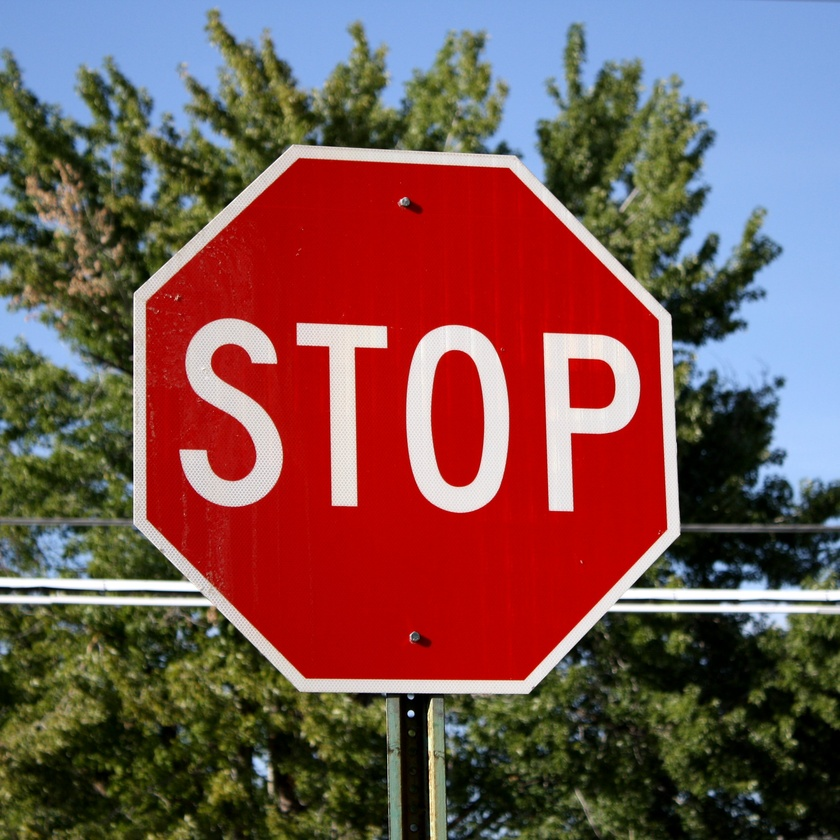
#> input picture natural_scene.jpg, 840 x 840 px, shrunk from 2592 x 2592 before the run
$ python text_clustering.py
#> lines starting #> are read from the running program, lines starting #| are printed output that depends on the picture
import cv2
from matplotlib import pyplot as plt
import numpy as np
from scipy import signal


## read image

img = cv2.imread('natural_scene.jpg',0)
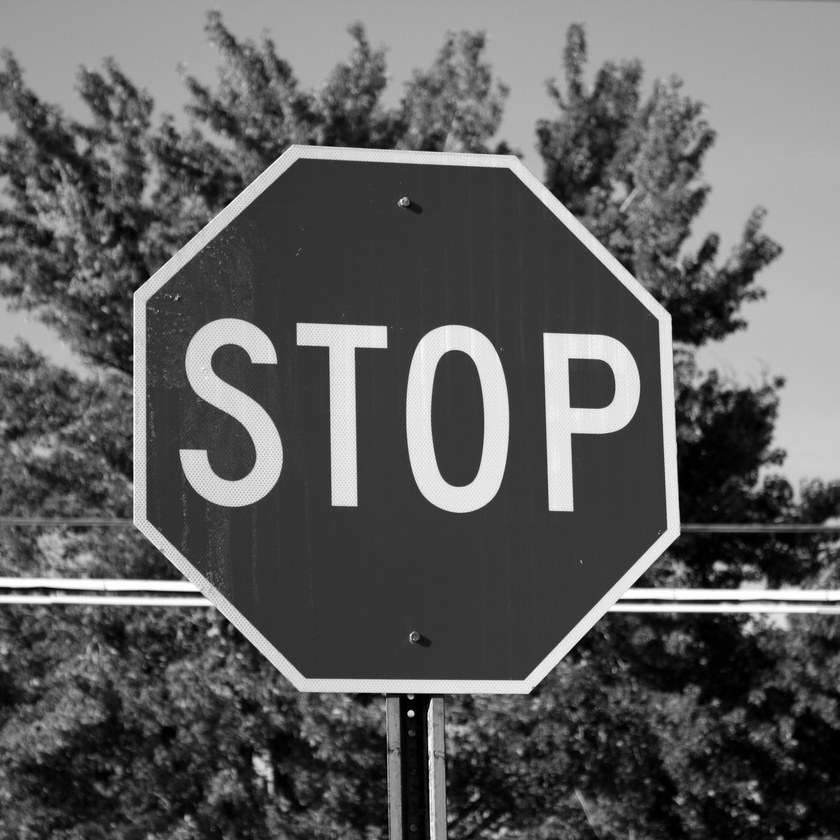
#> img: shape (840, 840); min 0, max 255, mean 94.3
freq_img = np.fft.fft2(img)


### applying gaussian blur to image

# create a 2D-gaussian kernel with the same size of the image
gaussian_kernel = np.outer(signal.gaussian(img.shape[0], 5), signal.gaussian(img.shape[1], 5))
gaussian_freq_kernel = np.fft.fft2(np.fft.ifftshift(gaussian_kernel))
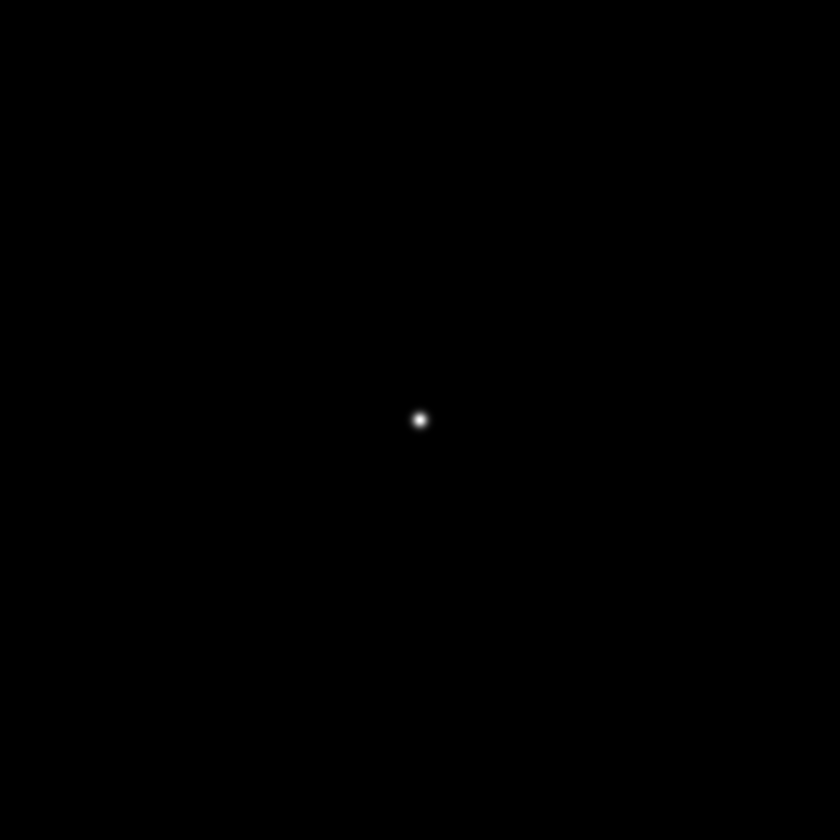
#> gaussian_kernel: shape (840, 840) float64; min 0, max 0.99, mean 0.000223

# create a 2D-gaussian kernel with the same size of the image
laplacian_kernel=np.array([[0, 1, 0],
                    [1,-4, 1],
                    [0, 1, 0]])


# enlarge the kernel to the shape of the image

padding = (img.shape[0] - laplacian_kernel.shape[0], img.shape[1] - laplacian_kernel.shape[1])  # total amount of padding
#> padding = (837, 837)
laplacian_kernel = np.pad(laplacian_kernel, (((padding[0]+1)//2, padding[0]//2), ((padding[1]+1)//2, padding[1]//2)), 'constant')
laplacian_freq_kernel = np.fft.fft2(np.fft.ifftshift(laplacian_kernel))

## multiplication in freq domain instead of convolution

filtered_img = laplacian_freq_kernel * gaussian_freq_kernel* freq_img
enhanced_img = np.real (np.fft.ifft2(filtered_img))
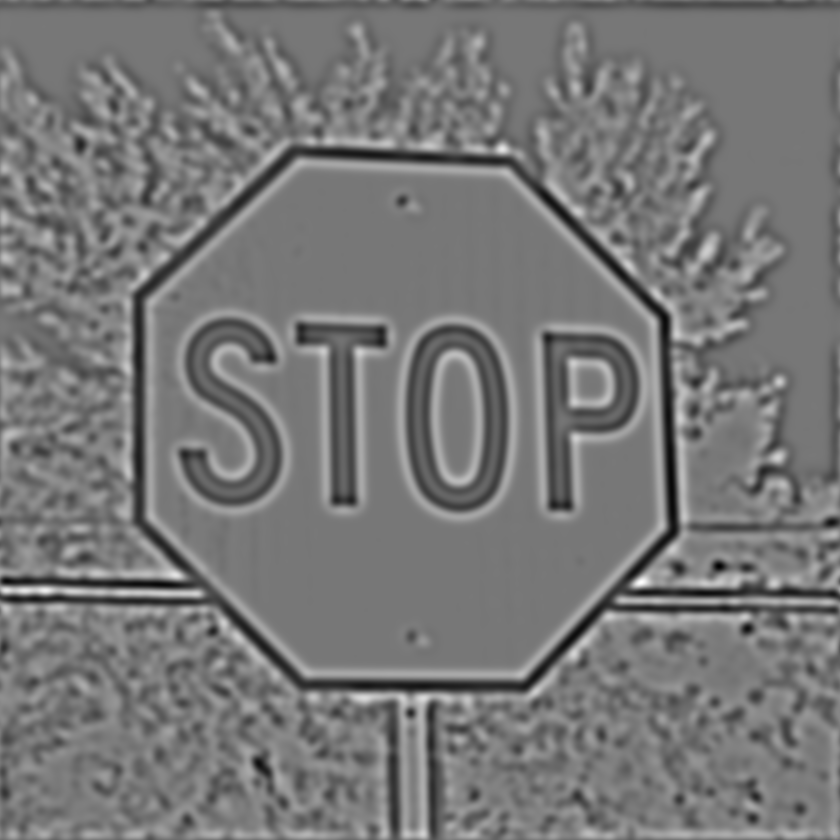
#> enhanced_img: shape (840, 840) float64; min -604.6, max 685.8, mean 0; drawn with min black and max white


# only for plotting
fshift = np.fft.fftshift(freq_img)
magnitude_spectrum_img = 20*np.log(np.abs(fshift))
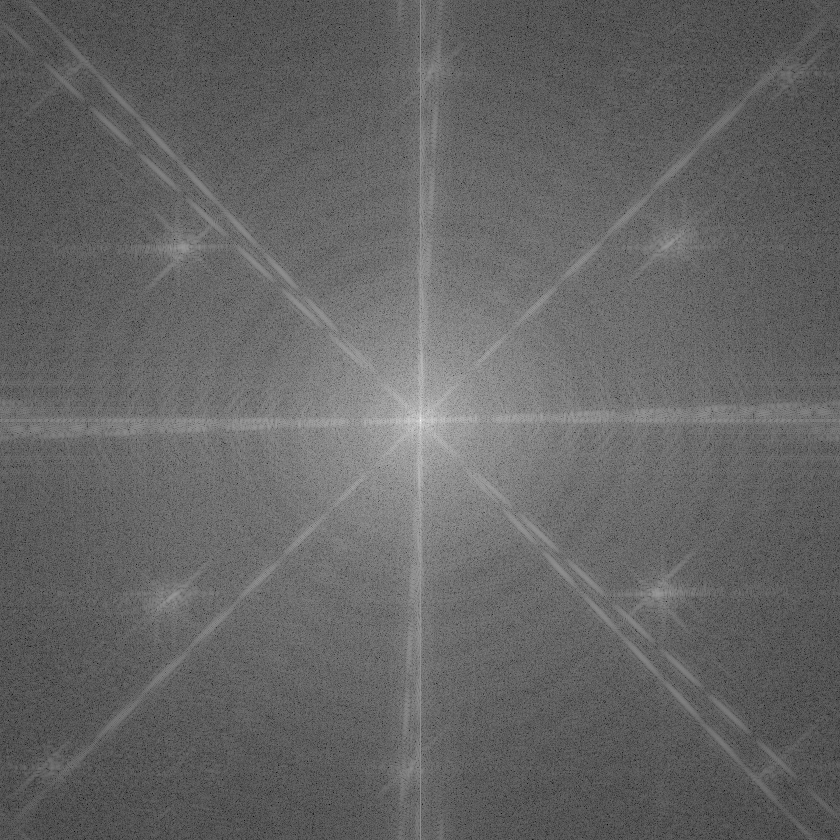
#> magnitude_spectrum_img: shape (840, 840) float64; min 27.25, max 360.3, mean 159.6; drawn with min black and max white
magnitude_spectrum_filter = 20*np.log(np.abs(laplacian_freq_kernel))

plt.subplot(321),plt.imshow(img, cmap = 'gray')
plt.title('Input Image in grayscale'), plt.xticks([]), plt.yticks([])
plt.subplot(322),plt.imshow(magnitude_spectrum_img, cmap = 'gray')
plt.title('Magnitude Spectrum of image'), plt.xticks([]), plt.yticks([])
plt.subplot(323),plt.imshow(magnitude_spectrum_filter,cmap = 'gray')
plt.title('Magnitude Spectrum of LoG'), plt.xticks([]), plt.yticks([])
plt.subplot(324),plt.imshow(enhanced_img,cmap = 'gray')
plt.title('Enhanced Image'), plt.xticks([]), plt.yticks([])


# reshape the image to a 2D array of pixels and 1 color value (BW)
pixel_values = enhanced_img.reshape((-1, 1))
# convert to float
pixel_values = np.float32(pixel_values)

# define stopping criteria
criteria = (cv2.TERM_CRITERIA_EPS + cv2.TERM_CRITERIA_MAX_ITER, 100, 0.2)

# number of clusters (K)
k = 2
_, labels, (centers) = cv2.kmeans(pixel_values, k, None, criteria, 10, cv2.KMEANS_RANDOM_CENTERS)
#> centers = [46.93, -170.4]

# flatten the center values array
center_values = centers.squeeze()
#> center_values = [46.93, -170.4]
# flatten the labels array
labels = labels.flatten()

## find cluster with larger mean and its label

text_cluster_center = np.max (center_values)
#> text_cluster_center = 46.93
text_cluster_label = np.where(center_values == center_values.max())
#> text_cluster_label = ([0],)

non_text_cluster_center = np.min (center_values)
#> non_text_cluster_center = -170.4
non_text_cluster_label = np.where(center_values == center_values.min())
#> non_text_cluster_label = ([1],)

### create black image to paint the white cluster pixels on
text_cluster_img = np.zeros([pixel_values.shape[0], pixel_values.shape[1]],dtype=np.uint8).flatten()
non_text_cluster_img = np.zeros([pixel_values.shape[0], pixel_values.shape[1]],dtype=np.uint8).flatten()

text_cluster_img [np.where (labels == text_cluster_label)[1]] = 255
non_text_cluster_img [np.where (labels == non_text_cluster_label)[1]]= 255

### reshape images to display

text_cluster_img = np.reshape(text_cluster_img, enhanced_img.shape)
non_text_cluster_img = np.reshape(non_text_cluster_img, enhanced_img.shape)


### display all images

plt.subplot(325),plt.imshow(text_cluster_img,cmap = 'gray')
plt.title('Text Cluster Image'), plt.xticks([]), plt.yticks([])

plt.subplot(326),plt.imshow(non_text_cluster_img,cmap = 'gray')
plt.title('Non -Text Cluster Image'), plt.xticks([]), plt.yticks([])

plt.show()
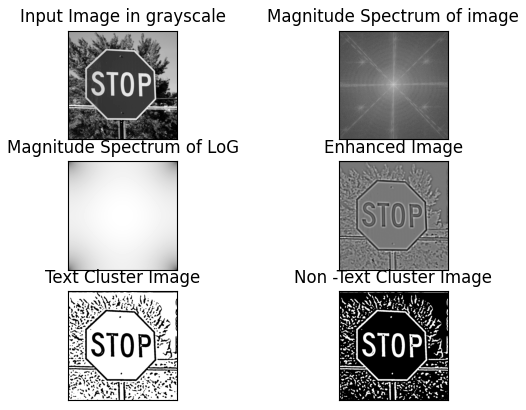
#> figure drawn by matplotlib, 6 panels
